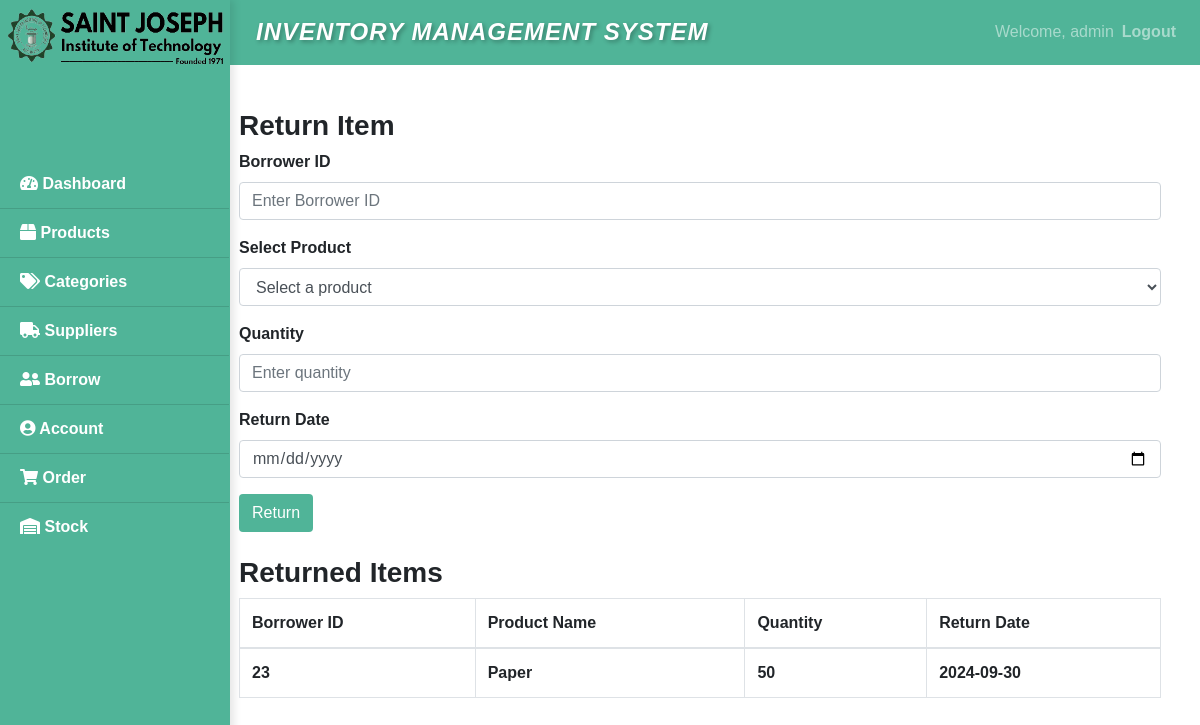
/return_item.php (signed in), run on the app's committed database.
### tables this page shows
CREATE TABLE `borrow_records` (
  `record_id` int(11) NOT NULL,
  `borrower_id` int(11) NOT NULL,
  `product_id` int(11) NOT NULL,
  `quantity` int(11) NOT NULL,
  `borrow_date` date NOT NULL,
  `borrower_type` enum('Student','Teacher','','') NOT NULL,
  `return_date` date DEFAULT NULL
);

CREATE TABLE `products` (
  `id` int(11) NOT NULL,
  `product_name` varchar(255) NOT NULL,
  `category` varchar(255) NOT NULL,
  `price` decimal(10,2) NOT NULL,
  `supplier` varchar(255) NOT NULL,
  `created_at` timestamp NOT NULL DEFAULT current_timestamp(),
  `warehouse` enum('WareHouse A','WareHouse B','WareHouse C','') DEFAULT NULL,
  `row_number` int(11) DEFAULT NULL,
  `column_number` int(11) DEFAULT NULL,
  `quantity` int(11) NOT NULL DEFAULT 0,
  `expiration_date` date DEFAULT NULL,
  `is_expired` tinyint(1) DEFAULT 0
);

### return_item.php (the view, shortened to what this page needs)
<!DOCTYPE html>
<html lang="en">
<head>
    <link href="https://stackpath.bootstrapcdn.com/bootstrap/4.5.2/css/bootstrap.min.css" rel="stylesheet">
    <link rel="stylesheet" href="https://cdnjs.cloudflare.com/ajax/libs/font-awesome/5.15.4/css/all.min.css">
</head>
<body>
   <nav class="navbar navbar-expand-md navbar-dark" style="background-color: #50B498;">
        <a class="navbar-brand" href="#">Inventory Management System</a>
        <div class="collapse navbar-collapse" id="navbarNav">
            <ul class="navbar-nav ml-auto">
                <li class="nav-item">
                    <span class="navbar-text">Welcome, <?php echo htmlspecialchars($_SESSION['username']); ?></span>
                </li>
                <li class="nav-item">
                   <b> <a class="nav-link" href="Login.php">Logout</a>
                </li>
            </ul>
        </div>
    </nav>
    <div class="container-fluid">
        <div class="row">
            <div class="sidebar">
                <div class="sidebar-heading">
                    <img src="founded.png" class="sidebar-logo" alt="Sidebar Logo">
                </div>
         <div class="list-group list-group-flush">
                    <a href="Dashboard.php" class="list-group-item list-group-item-action"><i class="fas fa-tachometer-alt"></i> Dashboard</a>
                    <a href="Product.php" class="list-group-item list-group-item-action"><i class="fas fa-box"></i> Products</a>
                    <a href="Categories.php" class="list-group-item list-group-item-action"><i class="fas fa-tags"></i> Categories</a>
                    <a href="Supplier.php" class="list-group-item list-group-item-action"><i class="fas fa-truck"></i> Suppliers</a>
                    <a href="#borrowerSubMenu" class="list-group-item list-group-item-action" data-toggle="collapse"><i class="fas fa-user-friends"></i> Borrow</a>
                    <a href="Account.php" class="list-group-item list-group-item-action"><i class="fas fa-user-circle"></i> Account</a>
                    <a href="Order.php" class="list-group-item list-group-item-action"><i class="fas fa-shopping-cart"></i> Order</a>
                    <a href="stock.php" class="list-group-item list-group-item-action"><i class="fas fa-warehouse"></i> Stock</a>
                </div>
            </div>
            <main role="main" class="col-md-9 ml-sm-auto col-lg-10 px-4 main-content">
                <div class="container mt-4">
                    <h3><b>Return Item</b></h3>
                    <form id="returnForm" action="process_return.php" method="POST">
                        <div class="form-group">
                            <label for="borrowerId">Borrower ID</label>
                            <input type="text" class="form-control" id="borrowerId" name="borrowerId" placeholder="Enter Borrower ID" required>
                        </div>
                        <div class="form-group">
                            <label for="productId">Select Product</label>
                            <select class="form-control" id="productId" name="productId" required>
                                <option value="">Select a product</option>
                            </select>
                        </div>
                        <div class="form-group">
                            <label for="quantity">Quantity</label>
                            <input type="number" class="form-control" id="quantity" name="quantity" placeholder="Enter quantity" required>
                        </div>
                        <div class="form-group">
                            <label for="returnDate">Return Date</label>
                            <input type="date" class="form-control" id="returnDate" name="returnDate" required>
                        </div>
                        <button type="submit" class="btn" style="background-color: #50B498; color: white;">Return</button>
                    </form>
                </div>
               <div class="container mt-4">
    <h3><b>Returned Items</b></h3>
    <div class="table-responsive">
        <table class="table table-bordered">
        <thead>
            <tr>
                <th>Borrower ID</th>
                <th>Product Name</th>
                <th>Quantity</th>
                <th>Return Date</th>
            </tr>
        </thead>
       <tbody>
  <?php
$conn = new mysqli('localhost', 'root', '', 'inventoryproj');
$sql = "SELECT borrow_records.borrower_id, products.product_name, borrow_records.quantity, borrow_records.return_date
        FROM borrow_records
        INNER JOIN products ON borrow_records.product_id = products.id
        WHERE borrow_records.return_date IS NOT NULL";
$result = $conn->query($sql);
if ($result->num_rows > 0) {
    while ($row = $result->fetch_assoc()) {
        echo "<tr>
                <td>" . htmlspecialchars($row['borrower_id']) . "</td>
                <td>" . htmlspecialchars($row['product_name']) . "</td>
                <td>" . htmlspecialchars($row['quantity']) . "</td>
                <td>" . htmlspecialchars($row['return_date']) . "</td>
              </tr>";
    }
} else {
    echo "<tr><td colspan='4'>No returned items found</td></tr>";
}
?>
</tbody>
    </table>
</div>
            </main>
        </div>
    </div>
</body>
</html>

### return_item.php (style rules this page uses)
body { font-family: Arial, sans-serif; overflow-x: hidden; }
.sidebar { height: 100vh; width: 230px; position: fixed; top: 0; left: 0; background-color: #50B498; border-right: 1px solid #50B498; box-shadow: 4px 0 8px rgba(0, 0, 0, 0.1); }
.sidebar-heading { text-align: center; padding-bottom: 0px; }
.sidebar-logo { width: 320px; height: 250px; margin-left: -65px; margin-top: -90px; }
.sidebar .list-group-item { border-radius: 0; background-color: #50B498; color: #fff; }
.main-content { margin-left: 250px; padding: 20px; }
.navbar-brand { font-weight: bold; font-family: 'Arial', sans-serif; font-size: 24px; font-style: oblique; text-align: center; flex: 1; letter-spacing: 1px; line-height: 1.2; text-transform: uppercase; text-shadow: 2px 2px 4px rgba(0, 0, 0, 0.3); color: #ffffff; background-color: #50B498; padding: 10px; margin-left: 230px; }

### data on the page
borrow_records: borrower "23", product.product_name "Paper", quantity "50", return_date "2024-09-30"

### other printed values
$_SESSION['username'] "admin"
